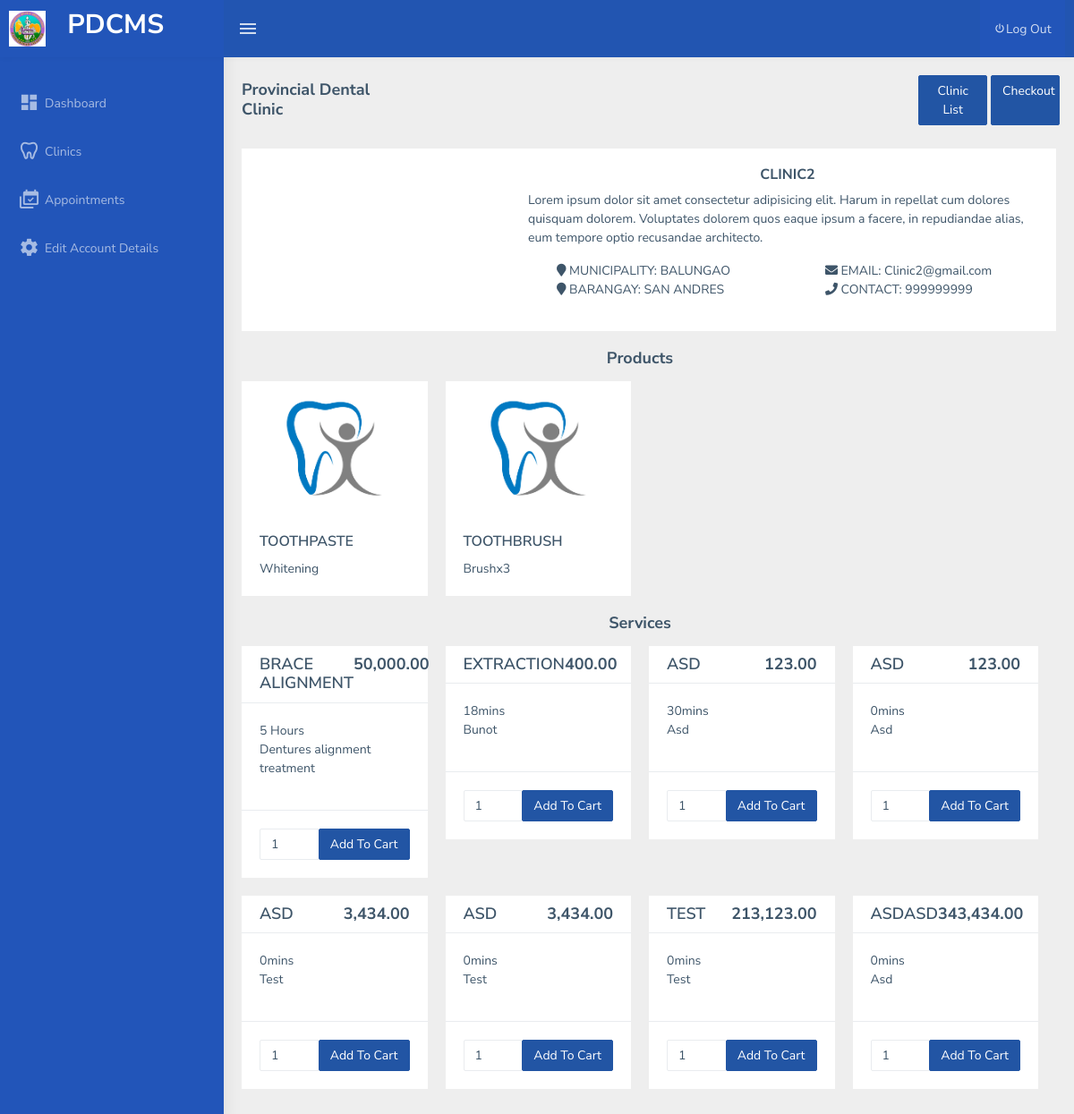
The app's page /patient/view_clinic.php?clinic_id=2, older data.
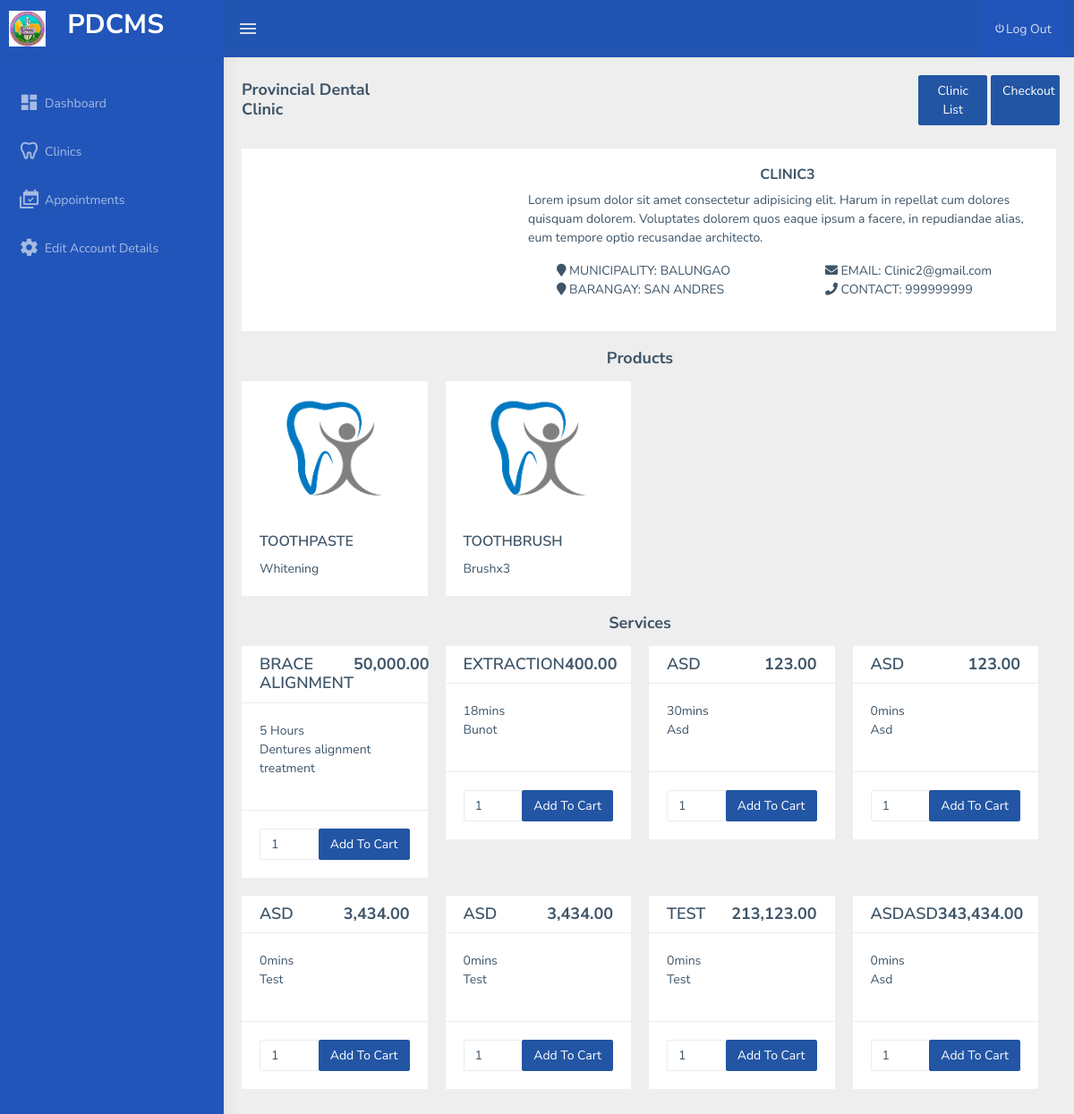
The same page, newer data.
### tables this page shows
CREATE TABLE `tbl_user` (
  `id` int(11) NOT NULL AUTO_INCREMENT,
  `access_id` int(11) DEFAULT NULL,
  `username` varchar(255) DEFAULT NULL,
  `password` varchar(255) DEFAULT NULL,
  `clinic_id` int(11) DEFAULT NULL,
  PRIMARY KEY (`id`)
);

CREATE TABLE `tbl_clinic` (
  `clinic_id` int(11) NOT NULL AUTO_INCREMENT,
  `name` varchar(255) DEFAULT NULL,
  `image` varchar(255) DEFAULT NULL,
  `description` text DEFAULT NULL,
  `prc_id` varchar(255) DEFAULT NULL,
  `business_permit` varchar(255) DEFAULT NULL,
  `nbi` varchar(255) DEFAULT NULL,
  `birth_certificate` varchar(255) DEFAULT NULL,
  `prc_no` varchar(45) DEFAULT NULL,
  `mayors_permit` varchar(255) DEFAULT NULL,
  `date_created` datetime DEFAULT current_timestamp(),
  PRIMARY KEY (`clinic_id`)
);

CREATE TABLE `tbl_city` (
  `name` text DEFAULT NULL,
  `id` varchar(45) NOT NULL DEFAULT '0',
  `CreatedDate` datetime DEFAULT current_timestamp(),
  PRIMARY KEY (`id`),
  KEY `citymunCode` (`id`)
);

CREATE TABLE `tbl_barangay` (
  `id` text DEFAULT NULL,
  `name` text DEFAULT NULL,
  `city_id` text DEFAULT NULL,
  `CreatedDate` datetime DEFAULT current_timestamp()
);

CREATE TABLE `tbl_userinfo` (
  `id` int(255) NOT NULL AUTO_INCREMENT,
  `municipality` varchar(255) NOT NULL,
  `barangay` varchar(255) NOT NULL,
  `email` varchar(255) NOT NULL,
  `contact` varchar(255) DEFAULT NULL,
  `first_name` varchar(255) DEFAULT NULL,
  `last_name` varchar(255) DEFAULT NULL,
  PRIMARY KEY (`id`)
);

CREATE TABLE `tbl_product` (
  `id` int(11) NOT NULL AUTO_INCREMENT,
  `clinic_id` int(11) NOT NULL,
  `prod_name` varchar(255) NOT NULL,
  `prod_desc` varchar(255) NOT NULL,
  `prod_price` varchar(255) NOT NULL,
  `image` varchar(255) NOT NULL,
  PRIMARY KEY (`id`)
);

CREATE TABLE `tbl_service` (
  `id` int(11) NOT NULL AUTO_INCREMENT,
  `clinic_id` int(11) NOT NULL,
  `srvc_name` varchar(255) NOT NULL,
  `srvc_desc` varchar(255) NOT NULL,
  `srvc_price` varchar(255) NOT NULL,
  `srvc_time` varchar(45) DEFAULT NULL,
  `created_date` datetime DEFAULT current_timestamp(),
  PRIMARY KEY (`id`)
);

### includes/functions.php (called while the page is built, shortened)
<?php
function get_one($sql)
{
    $result = mysqli_query($_SESSION['conn'], $sql);
    while ($row = mysqli_fetch_object($result)) {
        return $row;
    }
}
function get_list($sql)
{
    $result = mysqli_query($_SESSION['conn'], $sql);
    $temp = array();
    while ($row = $result->fetch_assoc()) {
        $temp[] = $row;
    }
    return $temp;
}
function convertTime($data)
{
    if ($data < 1) {
        return $data * 60 . "mins";
    }
    return $data . " Hours";
}

### patient/view_clinic.php (the view, shortened to what this page needs)
<?php include 'header.php'; ?>
<div class="page-wrapper">
  <div class="page-breadcrumb">
    <div class="row">
      <div class="col-12 d-flex no-block align-items-center" style="margin-bottom: 6px;">
        <h4 class="page-title">Provincial Dental Clinic</h4>
        <div class="ms-auto text-end" style="margin-left: 48.8vw!important">
          <div class="d-flex">
            <a href="clinics.php" class="btn btn-info col-6" type="button" style="margin-right: 4px;">Clinic List</a>
            <a href="view_cart.php" class="btn btn-info col-6" type="button">Checkout</a>
          </div>
        </div>
      </div>
    </div>
  </div>
  <div class="container-fluid">
    <div class="row">
      <?php $clinic_id = $_GET['clinic_id']; ?>
      <?php $clinic = get_one("SELECT c.`image`,c.description,c.name as `clinic_name`,m.name as `municipality`,b.name as `barangay`,ui.email,ui.contact,u.id,u.clinic_id,concat(ui.first_name,' ',ui.last_name) as fullname from tbl_user u inner join tbl_userinfo ui on ui.id = u.id inner join tbl_clinic c on c.clinic_id = u.clinic_id inner join tbl_city m on m.id = ui.municipality inner join tbl_barangay b on b.id = ui.barangay where u.clinic_id = $clinic_id") ?>
      <div class="col-md-12">
        <div class="card">
          <div class="row">
            <div class="col-md-4 text-center">
            </div>
            <div class="col-md-8" style="padding: 20px;">
              <h5 class="text-center"><?= strtoupper($clinic->clinic_name) ?></h5>
              <p>
                <?= ucfirst($clinic->description) ?>
              </p>
              <div class="row">
                <div class="col-md-6">
                  <ul style=" list-style-type: none;">
                    <li><i class="fa fa-map-marker"></i> MUNICIPALITY: <?= strtoupper($clinic->municipality) ?></li>
                    <li><i class="fa fa-map-marker"></i> BARANGAY: <?= strtoupper($clinic->barangay) ?></li>
                  </ul>
                </div>
                <div class="col-md-6">
                  <ul style=" list-style-type: none;">
                    <li><i class="fa fa-envelope"></i> EMAIL: <?= ucfirst($clinic->email) ?></li>
                    <li><i class="fa fa-phone"></i> CONTACT: <?= strtoupper($clinic->contact) ?></li>
                  </ul>
                </div>
              </div>
            </div>
          </div>
        </div>
      </div>
      <?php $products =  get_list("SELECT * from tbl_product p where p.clinic_id = $clinic_id") ?>
      <?php if (!empty($products)) { ?>
        <div class="row">
          <div class="col-12">
            <h4 class="page-title text-center" style="margin-bottom:14px">Products</h4>
          </div>
        </div>
        <div class="row d-flex flex-row flex-nowrap" style="overflow-y: auto; ">
          <?php foreach ($products as $res) { ?>
            <div class="col-md-3">
              <div class="card">
                <img src="../images/products/<?= $res['image'] ?>" alt="" style="height:150px;object-fit:contain">
                <div class="card-body">
                  <h5 class="card-title"><?= strtoupper($res['prod_name']) ?></h5>
                  <p class="card-text"> <?= ucfirst($res['prod_desc']) ?></p>
                </div>
              </div>
            </div>
          <?php } ?>
        </div>
      <?php } ?>
      <?php $services =  get_list("SELECT * from tbl_service s where s.clinic_id = $clinic_id") ?>
      <?php if (!empty($services)) { ?>
        <div class="row">
          <div class="col-12">
            <h4 class="page-title text-center" style="margin-bottom:14px">Services</h4>
          </div>
        </div>
        <div class="row">
          <?php foreach ($services as $res) { ?>
            <div class="col-md-3">
              <div class="card">
                <div class="d-flex" style="justify-content: space-between;padding:10px 20px">
                  <h4 class="card-title" style="margin-bottom: 0px;"><?= strtoupper($res['srvc_name']) ?></h4>
                  <h4 class="card-title" style="font-weight: bold; margin-bottom: 0px;"><?= number_format($res['srvc_price'], 2); ?></h4>
                </div>
                <div class="card-body border-top">
                  <p>
                    <?= convertTime($res['srvc_time']) ?><br>
                    <?= ucfirst($res['srvc_desc']) ?>
                  </p>
                </div>
                <div class="border-top">
                  <div class="card-body">
                    <form method="post">
                      <div class="input-group">
                        <input type="number" class="form-control" name="qty" value="1">
                        <div class="input-group-append">
                          <button type="submit" class="btn btn-info" name="service_id" value="<?= $res['id'] ?>">Add To Cart</button>
                        </div>
                      </div>
                    </form>
                  </div>
                </div>
              </div>
            </div>
          <?php } ?>
        </div>
      <?php } ?>
    </div>
  </div>
</div>
<?php include 'footer.php'; ?>

### patient/header.php (shortened to what this page needs)
<?php include('../includes/functions.php') ?>
<!DOCTYPE html>
<html dir="ltr" lang="en">
<head>
  <link href="../assets/libs/flot/css/float-chart.css" rel="stylesheet" />
  <link href="../dist/css/style.min.css" rel="stylesheet" />
  <link href="../assets/libs/datatables.net-bs4/css/dataTables.bootstrap4.css" rel="stylesheet">
  <link rel="stylesheet" type="text/css" href="../assets/libs/bootstrap-datepicker/dist/css/bootstrap-datepicker.min.css" />
</head>
<body>
  <div id="main-wrapper" data-layout="vertical" data-navbarbg="skin5" data-sidebartype="full" data-sidebar-position="absolute" data-header-position="absolute" data-boxed-layout="full">
    <header class="topbar" data-navbarbg="skin5">
      <nav class="navbar top-navbar navbar-expand-md navbar-dark">
        <div class="navbar-header" data-logobg="skin5">
          <a class="navbar-brand" href="index.php">
            <img src="../images/logo.jpg" alt="" class="logo">
            <h2 class="ms-4">PDCMS</h2>
          </a>
        </div>
        <div class="navbar-collapse collapse" id="navbarSupportedContent" data-navbarbg="skin5">
          <ul class="navbar-nav float-start me-auto">
            <li class="nav-item d-none d-lg-block">
              <a class="nav-link sidebartoggler waves-effect waves-light" href="javascript:void(0)" data-sidebartype="mini-sidebar"><i class="mdi mdi-menu font-24"></i></a>
            </li>
          </ul>
          <ul class="navbar-nav float-end">
            <li class="nav-item">
              <a class="nav-link waves-effect waves-dark sidebar-link " href="../logout.php" aria-expanded="false"><i class="mdi mdi-power"></i><span class="hide-menu">Log Out</span></a>
            </li>
          </ul>
        </div>
      </nav>
    </header>
    <aside class="left-sidebar" data-sidebarbg="skin5">
      <div class="scroll-sidebar">
        <nav class="sidebar-nav">
          <ul id="sidebarnav" class="pt-4">
            <li class="sidebar-item">
              <a class="sidebar-link waves-effect waves-dark sidebar-link bg-dark" href="index.php" aria-expanded="false"><i class="mdi mdi-view-dashboard"></i><span class="hide-menu">Dashboard</span></a>
            </li>
            <li class="sidebar-item">
              <a class="sidebar-link waves-effect waves-dark sidebar-link bg-dark" href="clinics.php" aria-expanded="false"><i class="mdi mdi-tooth"></i><span class="hide-menu">Clinics</span></a>
            </li>
            <li class="sidebar-item">
              <a class="sidebar-link waves-effect waves-dark sidebar-link bg-dark" href="appointments.php" aria-expanded="false"><i class="mdi mdi-calendar-multiple-check"></i><span class="hide-menu">Appointments</span></a>
            </li>
            <li class="sidebar-item">
              <a class="sidebar-link waves-effect waves-dark sidebar-link bg-dark" href="edit.php" aria-expanded="false"><i class="mdi mdi-settings"></i><span class="hide-menu">Edit Account Details</span></a>
            </li>
          </ul>
        </nav>
      </div>
    </aside>

### patient/footer.php (shortened to what this page needs)
</body>
</html>

### patient/header.php (style rules this page uses)
#navbarSupportedContent { background: #2255b1 !important; }
nav.navbar-dark, header.topbar, a.navbar-brand, aside.left-sidebar, #sidebarnav, a.sidebar-link { background: #2255b9 !important; }
.logo { height: 40px; }

Row changes from the older to the newer data that the page shows:
changed through a linked row, tbl_user "BALUNGAO": clinic.name "CLINIC2" → "CLINIC3"
